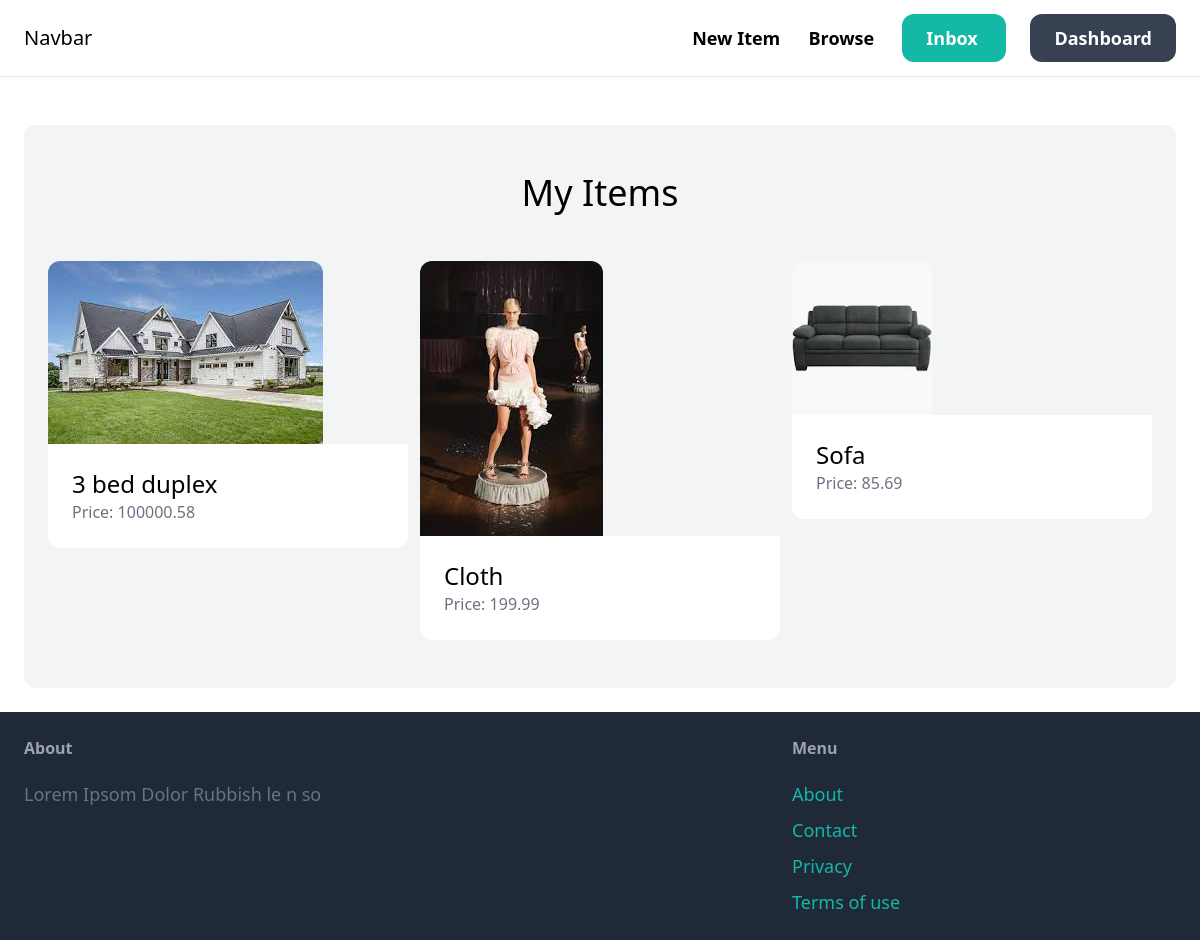
The page /dashboard/ (signed in) on the database its author committed.
### item/models.py (models this page shows, shortened)
class Item(models.Model):
	category = models.ForeignKey(Category, related_name='items', on_delete=models.CASCADE)
	name = models.CharField(max_length = 255)
	description = models.TextField(blank = True, null = True)
	price = models.DecimalField(max_digits=10, decimal_places=2)
	image = models.ImageField(upload_to = 'images', blank = True, null = True)
	is_sold = models.BooleanField(default = False)
	created_by = models.ForeignKey(User, related_name='items', on_delete=models.CASCADE)
	created_at = models.DateTimeField(auto_now_add=True)

### dashboard/views.py (the view)
# urls.py: path('',views.index,name='index'),
@login_required
def index(request):
	items = Item.objects.filter(created_by = request.user)
	return render(request, 'dashboard/index.html', {
			'items': items,
		})

### dashboard/templates/dashboard/index.html (shortened to what this page needs)
{% extends 'core/base.html' %}
{% block content %}
	<div class="mt-6 px-6 py-12 bg-gray-100 rounded-xl">
		<h2 class="mb-12 text-bold text-4xl text-center">My Items</h2>
		<div class="grid grid-cols-3 gap-3">
			{% for item in items %}
				<div>
					<a href="{% url 'item:detail' item.id %}">
						<div>
							<img src="{{ item.image.url }}" class="rounded-t-xl">
						</div>
						<div class="p-6 bg-white rounded-b-xl">
							<h2 class="text-2xl">{{ item.name }}</h2>
							<p class="text-gray-500">Price: {{ item.price }}</p>
						</div>
					</a>
				</div>
			{% endfor %}
		</div>
	</div>
{% endblock %}

### rows shown on the page
Item: image (picture), name "3 bed duplex", price "100000.58"
Item: image (picture), name "Cloth", price "199.99"
Item: image (picture), name "Sofa", price "85.69"
